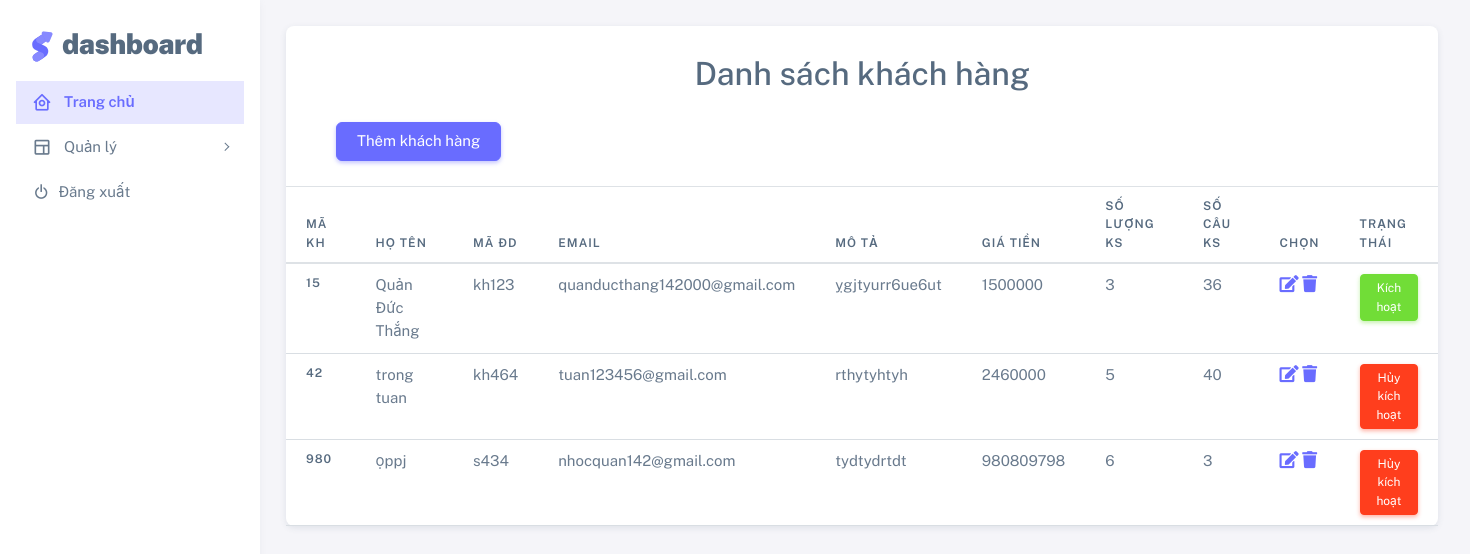
The app's page /employee/manage/customers/customers.php with its own data.
### tables this page shows
CREATE TABLE `customers` (
  `id` int(10) NOT NULL,
  `ho_ten` varchar(50) NOT NULL,
  `dia_chi` varchar(50) NOT NULL,
  `so_dt` int(20) NOT NULL,
  `ma_dinh_danh` varchar(20) NOT NULL,
  `email` varchar(50) NOT NULL,
  `mo_ta` varchar(100) NOT NULL,
  `gia_tien` int(20) NOT NULL,
  `so_luong_ks` int(20) NOT NULL,
  `so_cau_ks` int(20) NOT NULL,
  `trang_thai` tinyint(4) NOT NULL
);

### employee/manage/customers/customers.php (the view, shortened to what this page needs)
<?php
include("../../nav_employee.php");
?>
<!DOCTYPE html>
<html lang="en">
<head>
    <link rel="stylesheet" href="https://maxcdn.bootstrapcdn.com/bootstrap/4.3.1/css/bootstrap.min.css">
    <link rel="stylesheet" href="https://cdnjs.cloudflare.com/ajax/libs/font-awesome/5.15.1/css/all.min.css" />
    <link rel="stylesheet" href="../../../assets/vendor/fonts/boxicons.css" />
    <link rel="stylesheet" href="../../../assets/vendor/css/core.css" class="template-customizer-core-css" />
    <link rel="stylesheet" href="../../../assets/vendor/css/theme-default.css" class="template-customizer-theme-css" />
    <link rel="stylesheet" href="../../../assets/css/demo.css" />
    <link rel="stylesheet" href="../../../assets/css/home.css" />
    <link rel="stylesheet" href="../../../assets/vendor/libs/perfect-scrollbar/perfect-scrollbar.css" />
    <link rel="stylesheet" href="../../../assets/vendor/libs/apex-charts/apex-charts.css" />
</head>
<body>
    <div class="container-xxl flex-grow-1 container-p-y">
        <div class="row">
            <div class="col-lg-10 mb-4 order-0">
                <div class="card">
                    <div class="d-flex align-items-end row">
                        <h2 style="text-align: center; margin-top: 30px;"> Danh sách khách hàng </h2>
                        <div class="" style="margin: 15px 0 25px;">
                            <button type="button" class="btn btn-primary" id="clickModal" data-toggle="modal" data-target="#myModal" style="margin-left: 50px;"> Thêm khách hàng</button>
                        </div>
                        <div class="">
                            <table class="table table-hover">
                                <thead>
                                    <tr>
                                        <th scope="col">Mã KH</th>
                                        <th scope="col">Họ tên</th>
                                        <th scope="col">Mã ĐD</th>
                                        <th scope="col">Email</th>
                                        <th scope="col">Mô tả</th>
                                        <th scope="col">Giá tiền</th>
                                        <th scope="col">Số lượng KS</th>
                                        <th scope="col">Số câu KS</th>
                                        <th scope="col">Chọn</th>
                                        <th scope="col">Trạng thái</th>
                                    </tr>
                                </thead>
                                <tbody>
                                    <?php
                                    $sql = "SELECT * FROM customers";
                                    $result = mysqli_query($ketnoi, $sql);
                                    while ($row = mysqli_fetch_array($result)) {
                                    ?>
                                        <tr>
                                            <th scope="row"><?php echo $row['id']; ?></th>
                                            <td><?php echo $row['ho_ten']; ?></td>
                                            <td><?php echo $row['ma_dinh_danh']; ?></td>
                                            <td><?php echo $row['email']; ?></td>
                                            <td><?php echo $row['mo_ta']; ?></td>
                                            <td><?php echo $row['gia_tien']; ?></td>
                                            <td><?php echo $row['so_luong_ks']; ?></td>
                                            <td><?php echo $row['so_cau_ks']; ?></td>
                                            <td>
                                                <a href="./edit_customer.php?id= <?= $row['id']; ?>"><i class="fa fa-edit" style="font-size: 17px;"></i></a>
                                                <a onclick="return window.confirm('Bạn muốn xóa không');" href="./delete_customer.php?id= <?= $row['id']; ?>"><i class="fa fa-trash" style="font-size: 17px"></i></a>
                                            </td>
                                            <td>
                                                <?php if ($row['trang_thai'] == 1) : ?>
                                                    <a class="btn btn-sm btn-danger" href="./status.php?id=<?= $row['id'] ?>&status=0">Hủy kích hoạt</a>
                                                <?php else : ?>
                                                    <a class="btn btn-sm btn-success" href="./status.php?id=<?= $row['id'] ?>&status=1">Kích hoạt</a>
                                                <?php endif ?>
                                            </td>
                                        </tr>
                                    <?php } ?>
                                </tbody>
                            </table>
                        </div>
                    </div>
                </div>
            </div>
        </div>
    </div>
</body>
</html>

### assets/css/home.css (style rules this page uses)
.container-xxl { margin-left: 260px; }

### records on screen
customers: id "15", ho_ten "Quản Đức Thắng", ma_dinh_danh "kh123", email "quanducthang142000@gmail.com", mo_ta "ỵgjtyurr6ue6ut", gia_tien "1500000", so_luong_ks "3", so_cau_ks "36"
customers: id "42", ho_ten "trong tuan", ma_dinh_danh "kh464", email "tuan123456@gmail.com", mo_ta "rthytyhtyh", gia_tien "2460000", so_luong_ks "5", so_cau_ks "40"
customers: id "980", ho_ten "ọppj", ma_dinh_danh "s434", email "nhocquan142@gmail.com", mo_ta "tydtydrtdt", gia_tien "980809798", so_luong_ks "6", so_cau_ks "3"
